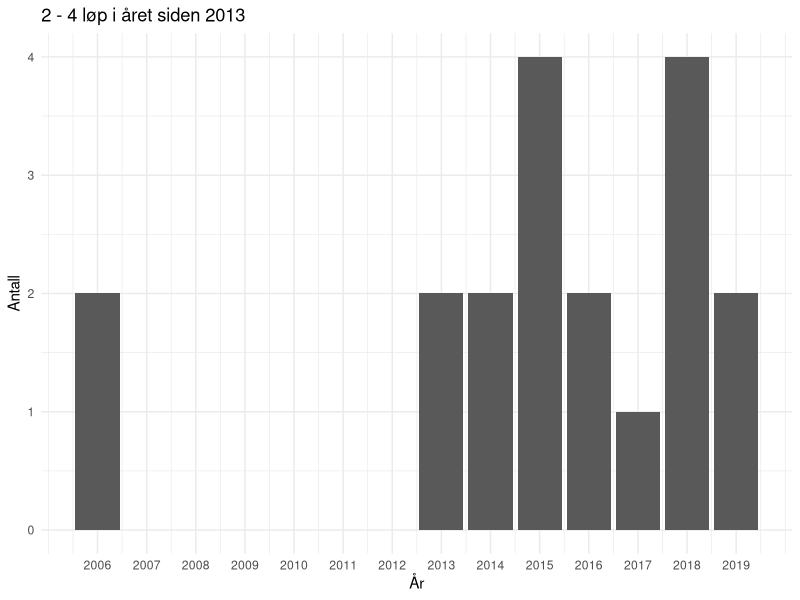
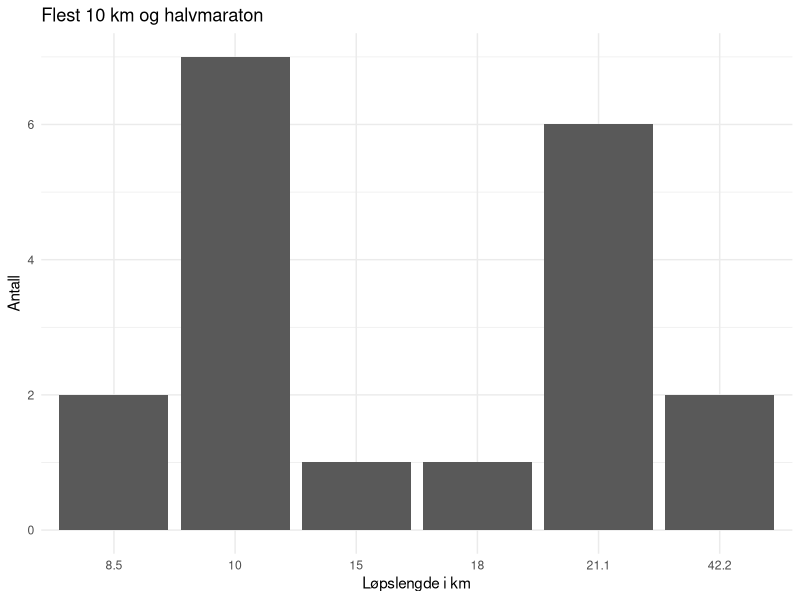
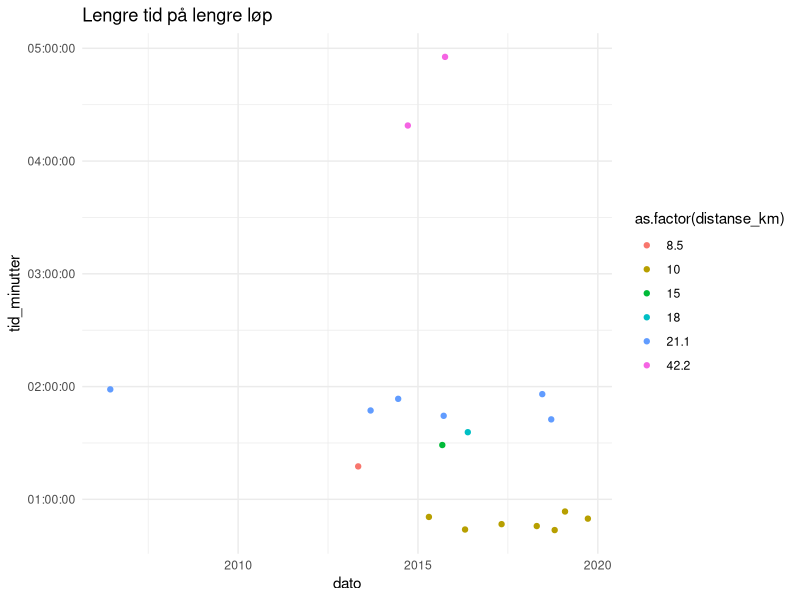
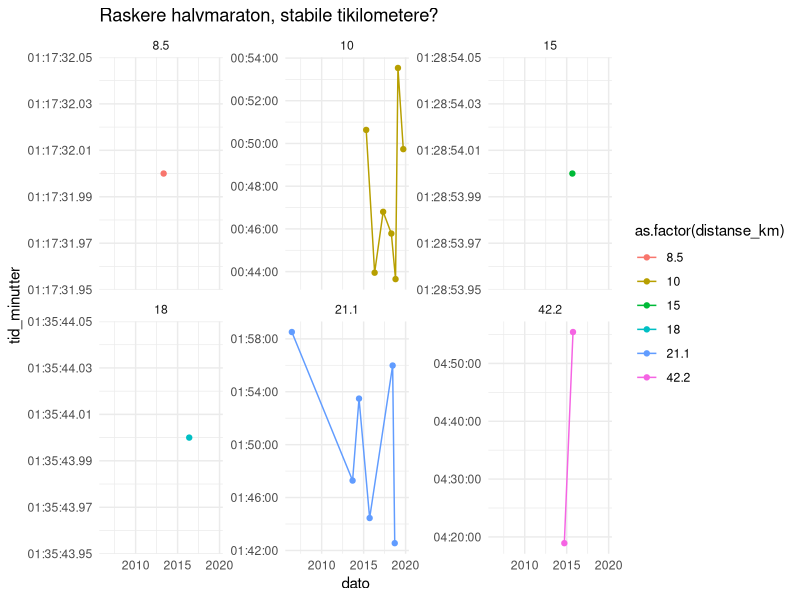
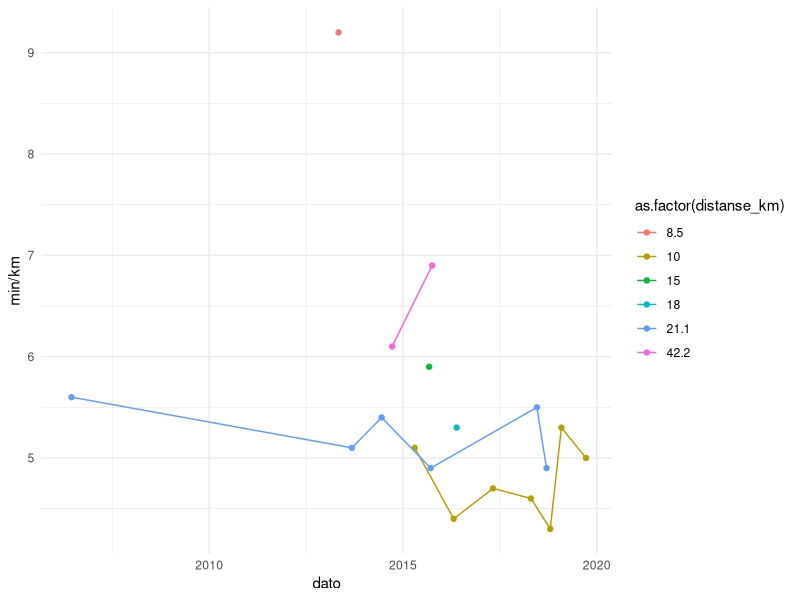

Write R code to recreate these figures, in order.
## ---- chunk 1
#noen pakker
library(here)
library(jsonlite)
library(tidyverse)
library(lubridate)

#options
set.seed(1106)
options("scipen" = 100)
theme_set(theme_minimal())
## ---- chunk 2
runs = read_delim("runs_sept2019.csv", ";", escape_double = FALSE, col_types = cols(dato = col_character()), locale = locale(decimal_mark = ",", grouping_mark = "|", encoding = "ISO-8859-1"), trim_ws = TRUE)

runs = mutate(runs, 
              dato = as.Date(dato, format = "%d.%m.%Y"),
              year = year(dato),
              tid_test = hms(tid),
              tid_minutter = as.period(tid_test, unit = "minutes")
              )

knitr::kable(arrange(select(runs, dato, `løp`, distanse_km, tid), dato))
## ---- chunk 3
ggplot(data = runs) + 
  geom_bar(aes(x = year)) + 
  scale_x_continuous(breaks = 2006:2019) + 
  labs(title = "2 - 4 løp i året siden 2013", x = "År", y = "Antall")

## ---- chunk 4

ggplot(data = runs) + 
  geom_bar(aes(x = as.factor(distanse_km))) + 
  labs(title = "Flest 10 km og halvmaraton", x = "Løpslengde i km", y = "Antall")

## ---- chunk 5

ggplot(data = runs) + 
  geom_point(aes(x = dato, y = tid_minutter, colour = as.factor(distanse_km))) +
  scale_y_time() + 
  labs(title = "Lengre tid på lengre løp")

## ---- chunk 6

ggplot(data = runs) + 
  geom_point(aes(x = dato, y = tid_minutter, colour = as.factor(distanse_km))) + 
  geom_line(aes(x = dato, y = tid_minutter, colour = as.factor(distanse_km))) + 
  facet_wrap(~as.factor(distanse_km), scales = "free_y") +
  scale_y_time() + 
  labs(title = "Raskere halvmaraton, stabile tikilometere?")


ggplot(data = runs) + 
  geom_point(aes(x = dato, y = `min/km`, colour = as.factor(distanse_km))) +
  geom_line(aes(x = dato, y = `min/km`, colour = as.factor(distanse_km))) 
